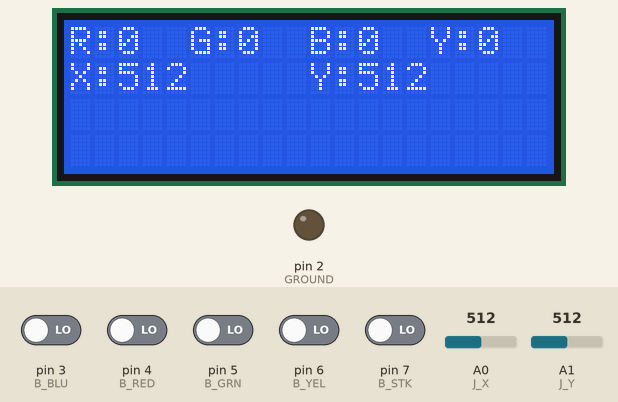
The sketch below on a simulated Arduino Uno, built with avr-gcc and run on an emulated ATmega328P. On the bench: 20×4 character LCD, output pins drawn as LEDs (lit = HIGH). The test bench sets the inputs (shaded band); at power-on: pin 3 (B_BLU), pin 4 (B_RED), pin 5 (B_GRN), pin 6 (B_YEL), pin 7 (B_STK) LOW, A0 (J_X) = 512, A1 (J_Y) = 512. What the sketch prints to the serial monitor is not drawn.

Above: at 1.2 s.
1.3 s: A0 (J_X) set to 716
At 2.7 s:
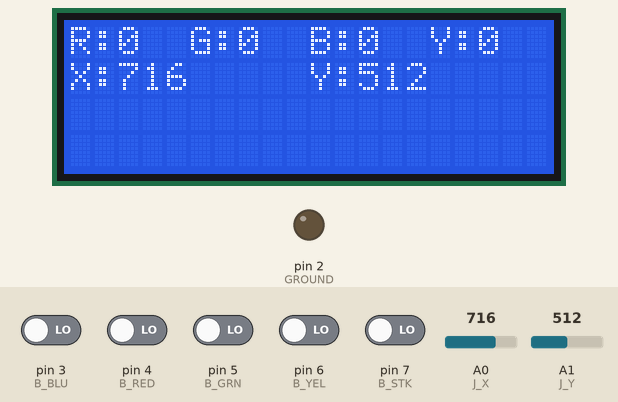
3.1 s: A1 (J_Y) set to 716
At 4.4 s:
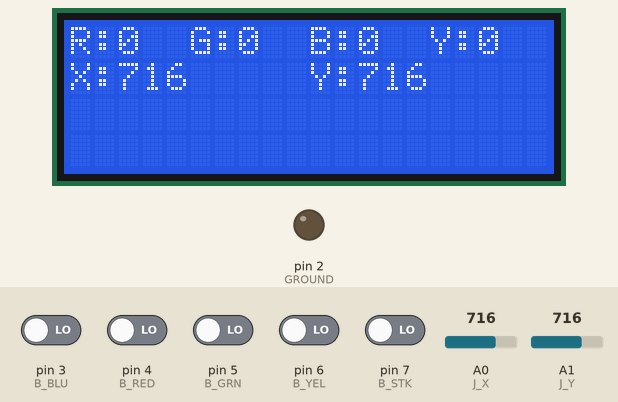
4.8 s: pin 3 (B_BLU) driven HIGH
At 6.1 s:
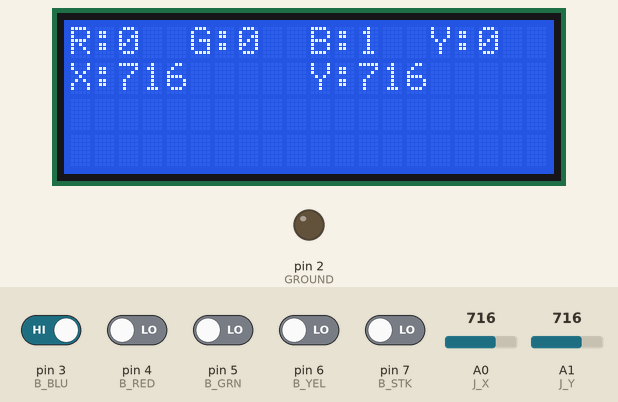
6.5 s: pin 4 (B_RED) driven HIGH
At 7.8 s:
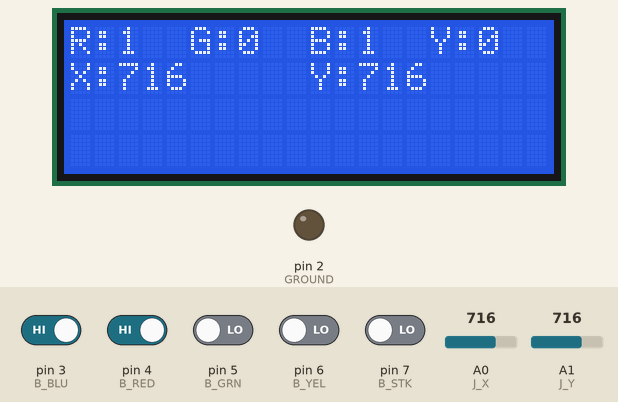
8.3 s: pin 5 (B_GRN) driven HIGH
At 9.4 s:
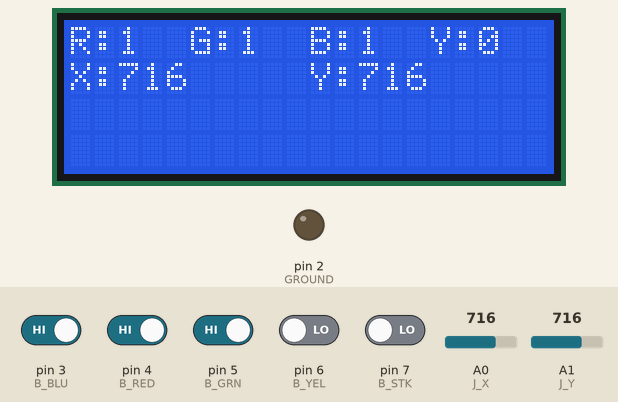
10.0 s: pin 6 (B_YEL) driven HIGH
At 11.1 s:
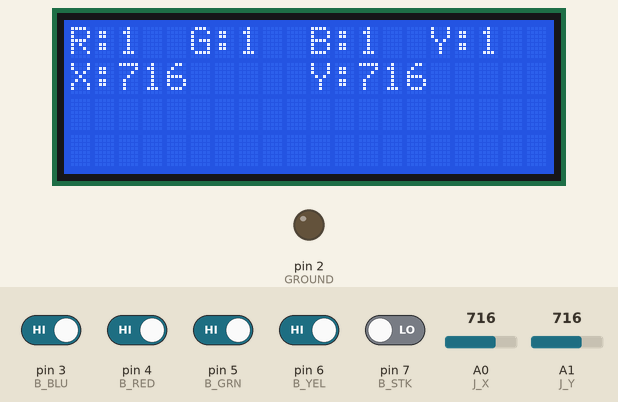
Timing chart, 0 to 12.8 s (numbered marks = the images above; inputs shaded):
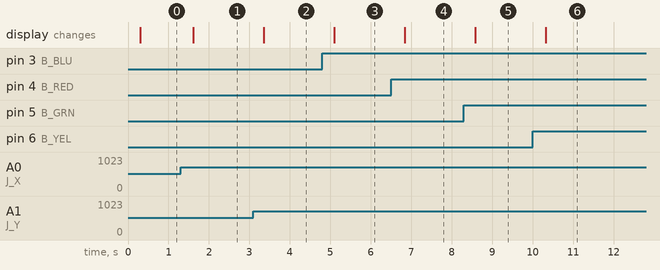

Measured:
- after the input at 1.3 s, the display: changes after 0.31 s (image 1)
- after the input at 3.1 s, the display: changes after 0.25 s (image 2)
- after the input at 4.8 s, the display: changes after 0.29 s (image 3)
- after the input at 6.5 s, the display: changes after 0.34 s (image 4)
- after the input at 8.3 s, the display: changes after 0.28 s (image 5)
- after the input at 10.0 s, the display: changes after 0.32 s (image 6)

The sketch:

LCD_Joystick.ino
```cpp
#include <Streaming.h>
#include <Wire.h>
#include <LiquidCrystal_I2C.h>

LiquidCrystal_I2C lcd(0x27, 2, 1, 0, 4, 5, 6, 7, 3, POSITIVE);  // Set the LCD I2C address

#define B_RED 4
#define B_GRN 5
#define B_BLU 3
#define B_YEL 6
#define B_STK 7
#define J_X A0
#define J_Y A1
#define GROUND 2 // Wire to GND
// add wire from +3.3V to "5V" on shield.

void setup() {

  // need to set this up before Serial begin?
  lcd.begin(20,4);               // initialize the lcd
  lcd.backlight();

  Serial.begin(115200);

  pinMode(GROUND, OUTPUT);
  digitalWrite(GROUND, LOW); // wire to GN

  // buttons
  pinMode(B_RED, INPUT);
  pinMode(B_GRN, INPUT);
  pinMode(B_BLU, INPUT);
  pinMode(B_YEL, INPUT);
  pinMode(B_STK, INPUT);

  // analog
  pinMode(J_X, INPUT);
  pinMode(J_Y, INPUT);

}

void loop() {
  // put your main code here, to run repeatedly:
  Serial << "\tR:" << digitalRead(B_RED);
  Serial << "\tG:" << digitalRead(B_GRN);
  Serial << "\tB:" << digitalRead(B_BLU);
  Serial << "\tY:" << digitalRead(B_YEL);
  Serial << "\tS:" << digitalRead(B_STK);
  Serial << "\tX:" << analogRead(J_X);
  Serial << "\tY:" << analogRead(J_Y);
  Serial << endl;
  delay(200);

  lcd.home();
  lcd.setCursor(0, 0);
  lcd.print("R:");
  lcd.print(digitalRead(B_RED));
  lcd.setCursor(5, 0);
  lcd.print("G:");
  lcd.print(digitalRead(B_GRN));
  lcd.setCursor(10, 0);
  lcd.print("B:");
  lcd.print(digitalRead(B_BLU));
  lcd.setCursor(15, 0);
  lcd.print("Y:");
  lcd.print(digitalRead(B_YEL));

  lcd.setCursor(0, 1 );        // go to the next line
  lcd.print("X:");
  lcd.print(analogRead(J_X));
  lcd.print("   ");
  lcd.setCursor(10, 1);
  lcd.print("Y:");
  lcd.print(analogRead(J_Y));
  lcd.print("   ");
  delay(200);
}
```
